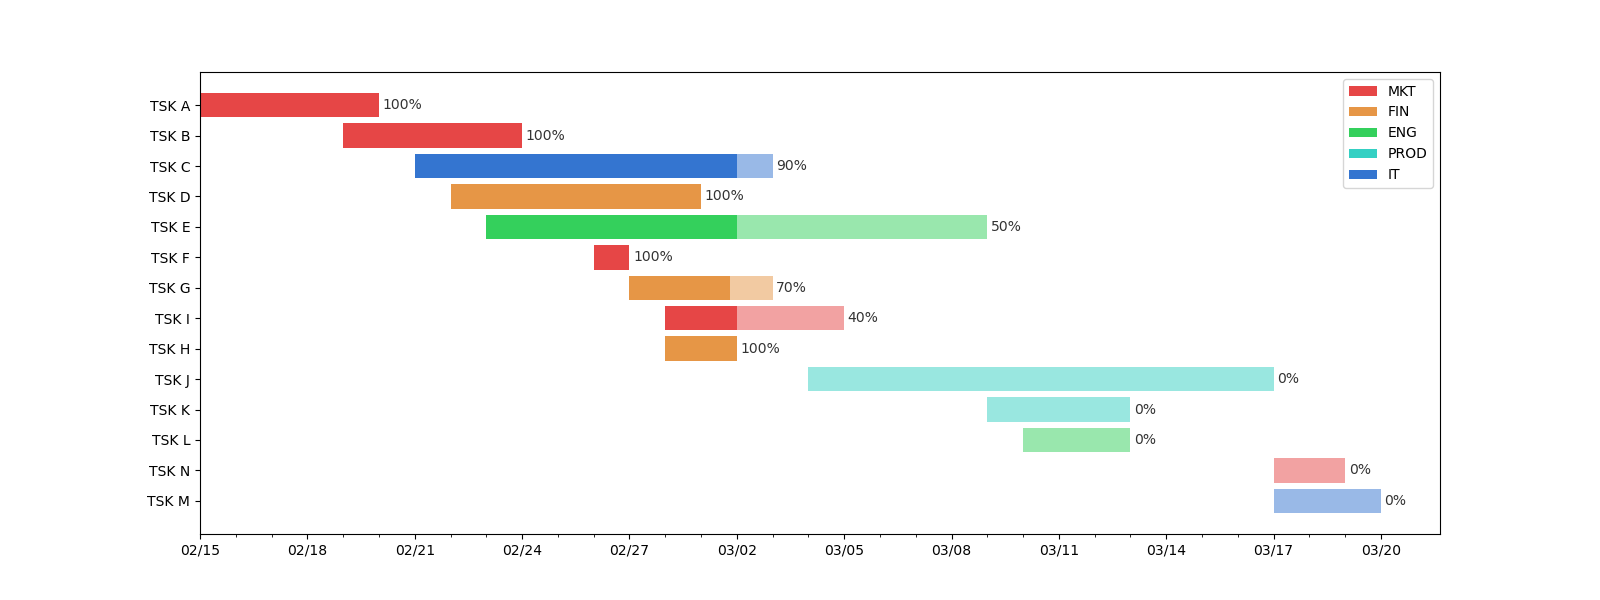

Write Python code to recreate this figure.
import pandas as pd
import numpy as np
import matplotlib.pyplot as plt
from matplotlib.patches import Patch
from pandas import Timestamp

##### DATA #####
data = {'Task': {0: 'TSK M',
                 1: 'TSK N',
                 2: 'TSK L',
                 3: 'TSK K',
                 4: 'TSK J',
                 5: 'TSK H',
                 6: 'TSK I',
                 7: 'TSK G',
                 8: 'TSK F',
                 9: 'TSK E',
                 10: 'TSK D',
                 11: 'TSK C',
                 12: 'TSK B',
                 13: 'TSK A'},

        'Department': {0: 'IT',
                       1: 'MKT',
                       2: 'ENG',
                       3: 'PROD',
                       4: 'PROD',
                       5: 'FIN',
                       6: 'MKT',
                       7: 'FIN',
                       8: 'MKT',
                       9: 'ENG',
                       10: 'FIN',
                       11: 'IT',
                       12: 'MKT',
                       13: 'MKT'},

        'Start': {0: Timestamp('2022-03-17 00:00:00'),
                  1: Timestamp('2022-03-17 00:00:00'),
                  2: Timestamp('2022-03-10 00:00:00'),
                  3: Timestamp('2022-03-09 00:00:00'),
                  4: Timestamp('2022-03-04 00:00:00'),
                  5: Timestamp('2022-02-28 00:00:00'),
                  6: Timestamp('2022-02-28 00:00:00'),
                  7: Timestamp('2022-02-27 00:00:00'),
                  8: Timestamp('2022-02-26 00:00:00'),
                  9: Timestamp('2022-02-23 00:00:00'),
                  10: Timestamp('2022-02-22 00:00:00'),
                  11: Timestamp('2022-02-21 00:00:00'),
                  12: Timestamp('2022-02-19 00:00:00'),
                  13: Timestamp('2022-02-15 00:00:00')},

        'End': {0: Timestamp('2022-03-20 00:00:00'),
                1: Timestamp('2022-03-19 00:00:00'),
                2: Timestamp('2022-03-13 00:00:00'),
                3: Timestamp('2022-03-13 00:00:00'),
                4: Timestamp('2022-03-17 00:00:00'),
                5: Timestamp('2022-03-02 00:00:00'),
                6: Timestamp('2022-03-05 00:00:00'),
                7: Timestamp('2022-03-03 00:00:00'),
                8: Timestamp('2022-02-27 00:00:00'),
                9: Timestamp('2022-03-09 00:00:00'),
                10: Timestamp('2022-03-01 00:00:00'),
                11: Timestamp('2022-03-03 00:00:00'),
                12: Timestamp('2022-02-24 00:00:00'),
                13: Timestamp('2022-02-20 00:00:00')},

        'Completion': {0: 0.0,
                       1: 0.0,
                       2: 0.0,
                       3: 0.0,
                       4: 0.0,
                       5: 1.0,
                       6: 0.4,
                       7: 0.7,
                       8: 1.0,
                       9: 0.5,
                       10: 1.0,
                       11: 0.9,
                       12: 1.0,
                       13: 1.0}}

##### DATA PREP #####
df = pd.DataFrame(data)

# project start date
proj_start = df.Start.min()

# number of days from project start to task start
df['start_num'] = (df.Start - proj_start).dt.days

# number of days from project start to end of tasks
df['end_num'] = (df.End - proj_start).dt.days

# days between start and end of each task
df['days_start_to_end'] = df.end_num - df.start_num

# days between start and current progression of each task
df['current_num'] = (df.days_start_to_end * df.Completion)


# create a column with the color for each department
def color(row):
    c_dict = {'MKT': '#E64646', 'FIN': '#E69646', 'ENG': '#34D05C', 'PROD': '#34D0C3', 'IT': '#3475D0'}
    return c_dict[row['Department']]


df['color'] = df.apply(color, axis=1)


from matplotlib.patches import Patch
fig, ax = plt.subplots(1, figsize=(16,6))
# bars
ax.barh(df.Task, df.current_num, left=df.start_num, color=df.color)
ax.barh(df.Task, df.days_start_to_end, left=df.start_num, color=df.color, alpha=0.5)
# texts
for idx, row in df.iterrows():
    ax.text(row.end_num+0.1, idx,
            f"{int(row.Completion*100)}%",
            va='center', alpha=0.8)
##### LEGENDS #####
c_dict = {'MKT':'#E64646', 'FIN':'#E69646', 'ENG':'#34D05C', 'PROD':'#34D0C3', 'IT':'#3475D0'}
legend_elements = [Patch(facecolor=c_dict[i], label=i)  for i in c_dict]
plt.legend(handles=legend_elements)
##### TICKS #####
xticks = np.arange(0, df.end_num.max()+1, 3)
xticks_labels = pd.date_range(proj_start, end=df.End.max()).strftime("%m/%d")
xticks_minor = np.arange(0, df.end_num.max()+1, 1)
ax.set_xticks(xticks)
ax.set_xticks(xticks_minor, minor=True)
ax.set_xticklabels(xticks_labels[::3])
plt.show()
